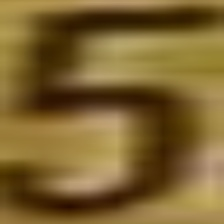
#> input picture tests/image.jpg, 224 x 224 px
$ python run_image_masking.py
#> lines starting #> are read from the running program, lines starting #| are printed output that depends on the picture
#> in main, img is the input picture: PIL image 224x224 RGB; mean R, G, B 125.3, 99.5, 48
#| Image size: 224x224 pixels
#| Image shape: (224, 224, 3)
#| Image mode: RGB
import numpy as np
from PIL import Image
import random


class ImageRegionMasker:
    """
    Transform images by randomly masking several large regions with black pixels,
    leaving only one region intact.
    """

    def __init__(self, num_regions_to_show=1, num_masked_regions=8, min_region_size=0.2, max_region_size=0.4):
        """
        Initialize the masker with configuration parameters.

        Args:
            num_regions_to_show: Number of regions to keep visible/intact (default: 1)
            num_masked_regions: Number of regions to mask with black (default: 8)
            min_region_size: Minimum region size as fraction of image dimensions (default: 0.2)
            max_region_size: Maximum region size as fraction of image dimensions (default: 0.5)
        """
        self.num_regions_to_show = num_regions_to_show
        self.num_masked_regions = num_masked_regions
        self.min_region_size = min_region_size
        self.max_region_size = max_region_size

    def _generate_random_region(self, h, w):
        """Generate random rectangular region coordinates."""
        region_h = random.randint(int(h * self.min_region_size), int(h * self.max_region_size))
        region_w = random.randint(int(w * self.min_region_size), int(w * self.max_region_size))

        y1 = random.randint(0, h - region_h)
        x1 = random.randint(0, w - region_w)
        y2 = y1 + region_h
        x2 = x1 + region_w

        return (y1, y2, x1, x2)

    def _regions_overlap(self, region1, region2):
        """Check if two regions overlap."""
        y1_1, y2_1, x1_1, x2_1 = region1
        y1_2, y2_2, x1_2, x2_2 = region2

        return not (x2_1 <= x1_2 or x2_2 <= x1_1 or y2_1 <= y1_2 or y2_2 <= y1_1)

    def transform(self, image_path, output_path=None):
        """
        Apply transformation: mask multiple regions, keep specified number intact.

        Args:
            image_path: Path to input image
            output_path: Path to save output (optional)

        Returns:
            tuple: (transformed_image_array, list_of_intact_region_coords)
        """
#> called with image_path = 'image.jpg', output_path = 'masked_output_3.png'
        # Load image using PIL
        img = Image.open(image_path)
        img_array = np.array(img)

        h, w = img_array.shape[:2]
#> h = 224; w = 224

        # Generate all regions (masked + intact)
        total_regions = self.num_masked_regions + self.num_regions_to_show
        regions = []
        max_attempts = 100

        for i in range(total_regions):
            attempts = 0
            while attempts < max_attempts:
                region = self._generate_random_region(h, w)

                # Check for overlaps with existing regions
                overlap = False
                for existing_region in regions:
                    if self._regions_overlap(region, existing_region):
                        overlap = True
                        break

                if not overlap:
                    regions.append(region)
                    break

                attempts += 1

            if attempts == max_attempts and len(regions) < i + 1:
                # If we can't find non-overlapping region, allow overlap
                regions.append(self._generate_random_region(h, w))

        # Randomly choose which regions stay intact
        intact_indices = random.sample(range(len(regions)), self.num_regions_to_show)
        intact_regions = [regions[idx] for idx in intact_indices]

        # Create mask: start with all black
        masked_array = np.zeros_like(img_array)

        # Copy the intact regions from original image
        for intact_region in intact_regions:
            y1, y2, x1, x2 = intact_region
            masked_array[y1:y2, x1:x2] = img_array[y1:y2, x1:x2]
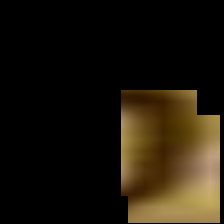
#> masked_array: shape (224, 224, 3); mean R, G, B 29.8, 23, 11.1

        # Save if output path provided
        if output_path:
            result_img = Image.fromarray(masked_array.astype(np.uint8))
            result_img.save(output_path)

        return masked_array, intact_regions

    def transform_with_visualization(self, image_path, output_path=None):
        """
        Transform image and return visualization showing the intact regions.

        Args:
            image_path: Path to input image
            output_path: Path to save output (optional)

        Returns:
            dict: Contains 'transformed', 'intact_regions', and 'original' arrays
        """
        img = Image.open(image_path)
        original_array = np.array(img)

        transformed_array, intact_regions = self.transform(image_path, output_path)

        return {
            'original': original_array,
            'transformed': transformed_array,
            'intact_regions': intact_regions
        }


def main():
    """Test the ImageRegionMasker with a real image file."""
    import sys
    import os

    # [15 lines of commented-out code are left out]
    image_path = 'image.jpg'
    print(f"\nLoading image from: {image_path}")

    try:
        # Load and display image info
        img = Image.open(image_path)
        img_array = np.array(img)
        print(f"Image loaded successfully!")
        print(f"Image size: {img.size[0]}x{img.size[1]} pixels")
        print(f"Image shape: {img_array.shape}")
        print(f"Image mode: {img.mode}")

        # [26 lines of commented-out code are left out]
        print("\n" + "=" * 60)
        print("--- Test 3: Show 5 regions with analysis (12 masked) ---")
        print("=" * 60)
        masker3 = ImageRegionMasker(num_regions_to_show=3, num_masked_regions=12, min_region_size=0.2,
                                    max_region_size=0.5)
        results = masker3.transform_with_visualization(image_path, 'masked_output_3.png')

        y1, y2, x1, x2 = results['intact_regions'][0]
        print(f"Original shape: {results['original'].shape}")
#| Original shape: (224, 224, 3)
        print(f"Transformed shape: {results['transformed'].shape}")
#| Transformed shape: (224, 224, 3)
        print(f"Number of intact regions: {len(results['intact_regions'])}")
#| Number of intact regions: 3
        for i, (y1, y2, x1, x2) in enumerate(results['intact_regions'], 1):
            print(f"  Region {i}: ({y1}, {y2}, {x1}, {x2}) - size: {y2 - y1}x{x2 - x1} pixels")
#> this loop made 3 passes
#> (y1, y2, x1, x2) on passes 1 to 3: (115, 223, 128, 220), (176, 220, 146, 212), (90, 196, 121, 197)
#|   Region 1: (115, 223, 128, 220) - size: 108x92 pixels
#|   Region 2: (176, 220, 146, 212) - size: 44x66 pixels
#|   Region 3: (90, 196, 121, 197) - size: 106x76 pixels
        print("✓ Output saved as 'masked_output_3.png'")

        # Verify masking
        print("\n" + "=" * 60)
        print("--- Verification Statistics ---")
        print("=" * 60)
        if len(results['transformed'].shape) == 3:
            black_pixels = np.sum(np.all(results['transformed'] == 0, axis=2))
        else:
            black_pixels = np.sum(results['transformed'] == 0)
        total_pixels = results['transformed'].shape[0] * results['transformed'].shape[1]
        intact_pixels = sum((y2 - y1) * (x2 - x1) for y1, y2, x1, x2 in results['intact_regions'])

        print(f"Total pixels: {total_pixels:,}")
#| Total pixels: 50,176
        print(f"Black pixels: {black_pixels:,} ({100 * black_pixels / total_pixels:.1f}%)")
#| Black pixels: 37,773 (75.3%)
        print(f"Intact pixels: {intact_pixels:,} ({100 * intact_pixels / total_pixels:.1f}%)")
#| Intact pixels: 20,896 (41.6%)

        print("\n" + "=" * 60)
        print("All tests completed successfully!")
        print("=" * 60)
        print("\nGenerated files:")
        print("  - masked_output_1.png (1 visible region, 8 masked)")
        print("  - masked_output_2.png (3 visible regions, 10 masked)")
        print("  - masked_output_3.png (5 visible regions, 12 masked)")
        print("\nYou can customize by creating your own masker:")
        print("  masker = ImageRegionMasker(num_regions_to_show=2, num_masked_regions=6)")
        print("  masker.transform('your_image.jpg', 'output.png')")

    except Exception as e:
        print(f"\nError processing image: {str(e)}")
        import traceback
        traceback.print_exc()


if __name__ == "__main__":
    main()
